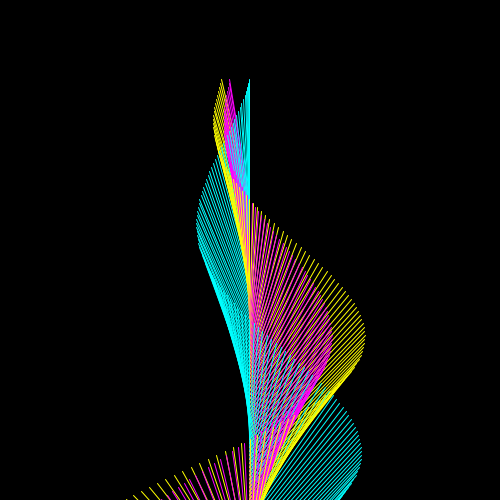
Frame 1 (no input)
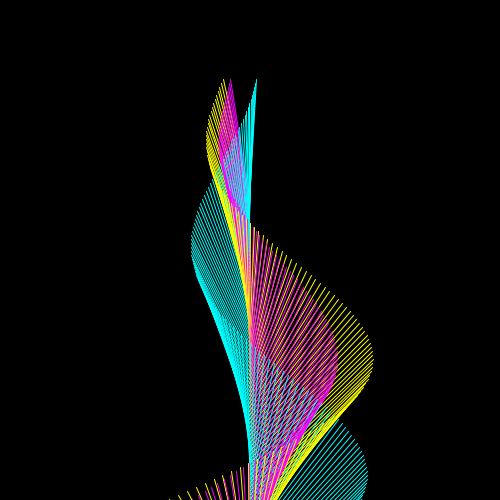
Frame 60 (the mouse pressed at the canvas centre just before this capture)
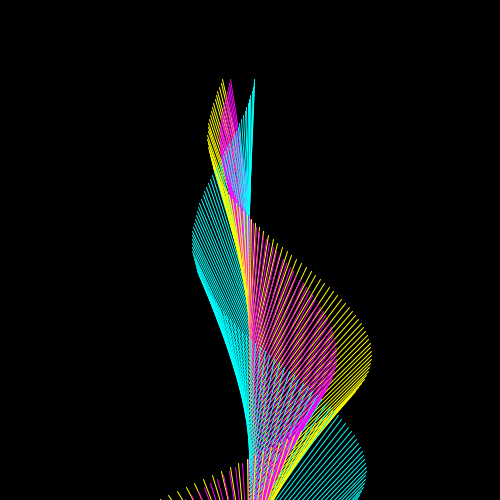
Frame 120 (the mouse held since frame 60 and released just before this capture)

The Processing sketch that drew these frames (run headless with seeded random() and noise(); from frame 60 on, the mouse is pressed at the canvas centre):

// Processing sketch: processing_172927
// ── processing_172927.pde

void setup() {
  
  size(500,500);
  frameRate(24);
  background(0);
  stroke(255);
}

float a = 0.0;
float inc = TWO_PI/120.0;

void draw() {
  translate(width, 0);
  rotate(HALF_PI);

  int xo = 200;
  int yo = int(height/2);
  background(0);
  float ex = 20.0;
  for (int i = 0; i < width; i=i+4) {
    stroke(0,255,255);
    line(i+xo, yo, i+xo-120, yo+sin(a)*ex);
    stroke(255,0,255);
    line(i+xo, yo, i+xo-120, yo+cos(a)*ex);
    stroke(255,255,0);
    line(i+xo, yo, i+xo-120, yo+cos(a)*ex*1.4);
    a = a + inc;
    ex += 1;
  }
  a = a + inc;
}
